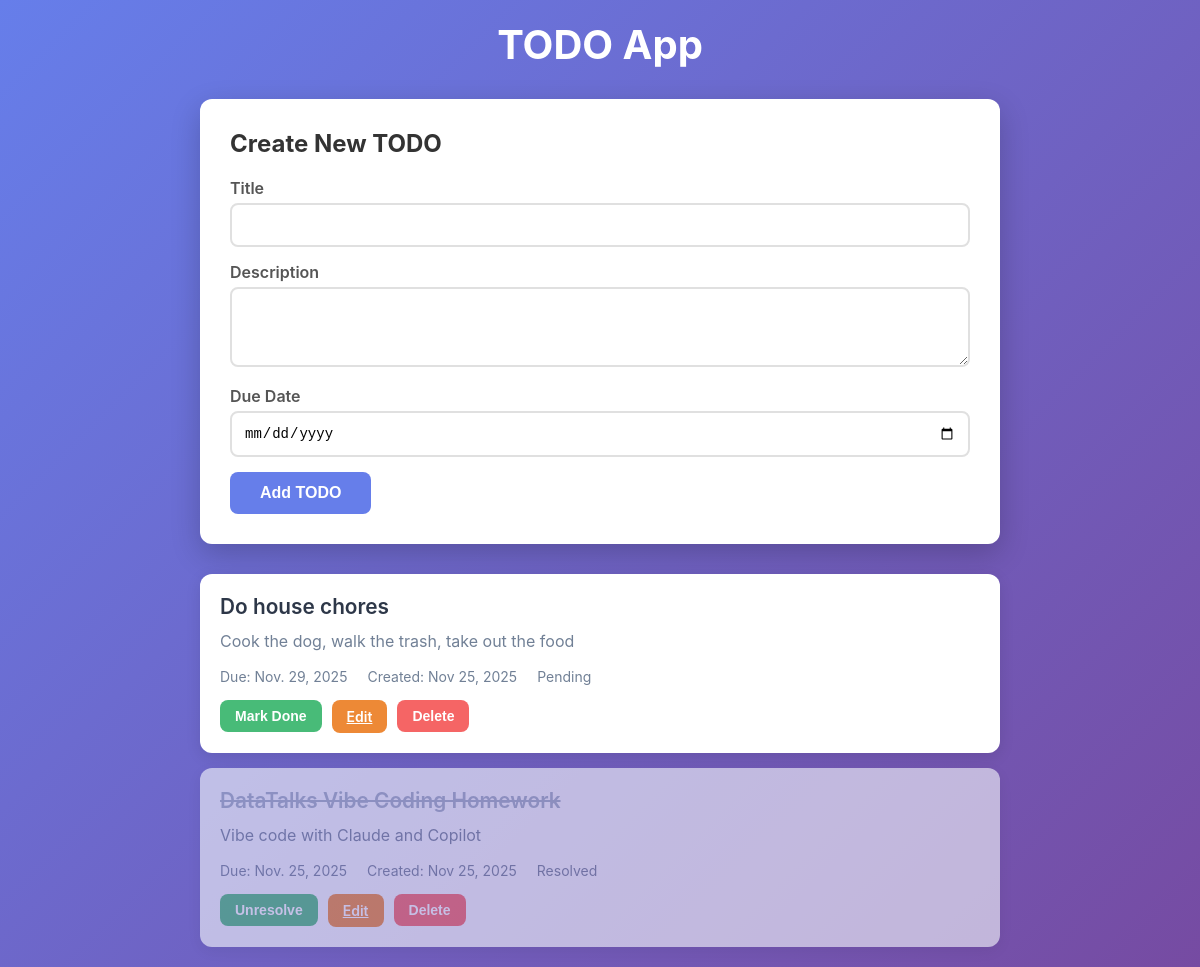
The page / on the database its author committed.
### todoapp/models.py (models this page shows, shortened)
class Todo(models.Model):
    title = models.CharField(max_length=200)
    description = models.TextField(blank=True)
    due_date = models.DateField(null=True, blank=True)
    resolved = models.BooleanField(default=False)
    created_at = models.DateTimeField(auto_now_add=True)
    updated_at = models.DateTimeField(auto_now=True)
    class Meta:
        ordering = ['-created_at']

### todoapp/views.py (the view)
# urls.py: path('', views.home, name='home'),
def home(request):
    todos = Todo.objects.all()
    return render(request, 'home.html', {'todos': todos})

### templates/home.html (shortened to what this page needs)
{% extends 'base.html' %}
{% block content %}
<div class="create-form">
    <h2>Create New TODO</h2>
    <form method="POST" action="{% url 'create_todo' %}">
        <div class="form-group">
            <label for="title">Title</label>
            <input type="text" id="title" name="title" required>
        </div>
        <div class="form-group">
            <label for="description">Description</label>
            <textarea id="description" name="description"></textarea>
        </div>
        <div class="form-group">
            <label for="due_date">Due Date</label>
            <input type="date" id="due_date" name="due_date">
        </div>
        <button type="submit" class="btn btn-primary">Add TODO</button>
    </form>
</div>
<div class="todo-list">
    {% if todos %}
        {% for todo in todos %}
        <div class="todo-item {% if todo.resolved %}resolved{% endif %}">
            <div class="todo-header">
                <h3 class="todo-title">{{ todo.title }}</h3>
            </div>
            {% if todo.description %}
            <p class="todo-description">{{ todo.description }}</p>
            {% endif %}
            <div class="todo-meta">
                {% if todo.due_date %}
                <span>Due: {{ todo.due_date }}</span>
                {% endif %}
                <span>Created: {{ todo.created_at|date:"M d, Y" }}</span>
                <span>{% if todo.resolved %}Resolved{% else %}Pending{% endif %}</span>
            </div>
            <div class="todo-actions">
                <form method="POST" action="{% url 'toggle_resolved' todo.id %}" style="display: inline;">
                    <button type="submit" class="btn btn-small btn-success">
                        {% if todo.resolved %}Unresolve{% else %}Mark Done{% endif %}
                    </button>
                </form>
                <a href="{% url 'edit_todo' todo.id %}" class="btn btn-small btn-warning">Edit</a>
                <form method="POST" action="{% url 'delete_todo' todo.id %}" style="display: inline;"
                      onsubmit="return confirm('Delete this TODO?');">
                    <button type="submit" class="btn btn-small btn-danger">Delete</button>
                </form>
            </div>
        </div>
        {% endfor %}
    {% else %}
        <div class="empty-state">
            <h2>No TODOs yet!</h2>
            <p>Create your first TODO above to get started</p>
        </div>
    {% endif %}
</div>
{% endblock %}

### templates/base.html (shortened to what this page needs)
<!DOCTYPE html>
<html lang="en">
<head>
</head>
<body>
    <div class="container">
        <h1>TODO App</h1>
        {% block content %}{% endblock %}
    </div>
</body>
</html>

### templates/base.html (style rules this page uses)
* { margin: 0; padding: 0; box-sizing: border-box; }
body { font-family: -apple-system, BlinkMacSystemFont, 'Segoe UI', Roboto, Oxygen, Ubuntu, Cantarell, sans-serif; background: linear-gradient(135deg, #667eea 0%, #764ba2 100%); min-height: 100vh; padding: 20px; }
.container { max-width: 800px; margin: 0 auto; }
h1 { color: white; text-align: center; margin-bottom: 30px; font-size: 2.5em; }

### templates/home.html (style rules this page uses)
.create-form { background: white; padding: 30px; border-radius: 12px; box-shadow: 0 10px 30px rgba(0,0,0,0.2); margin-bottom: 30px; }
.create-form h2 { margin-bottom: 20px; color: #333; }
.form-group { margin-bottom: 15px; }
.form-group label { display: block; margin-bottom: 5px; font-weight: 600; color: #555; }
.form-group input, .form-group textarea { width: 100%; padding: 12px; border: 2px solid #e0e0e0; border-radius: 8px; font-size: 14px; transition: border-color 0.3s; }
.form-group textarea { resize: vertical; min-height: 80px; }
.btn { padding: 12px 30px; border: none; border-radius: 8px; font-size: 16px; cursor: pointer; transition: all 0.3s; font-weight: 600; }
.btn-primary { background: #667eea; color: white; }
.btn-small { padding: 8px 15px; font-size: 14px; }
.btn-success { background: #48bb78; color: white; }
.btn-danger { background: #f56565; color: white; }
.btn-warning { background: #ed8936; color: white; }
.todo-list { display: grid; gap: 15px; }
.todo-item { background: white; padding: 20px; border-radius: 12px; box-shadow: 0 4px 15px rgba(0,0,0,0.1); transition: transform 0.3s; }
.todo-item.resolved { opacity: 0.6; background: #f7fafc; }
.todo-header { display: flex; justify-content: space-between; align-items: start; margin-bottom: 10px; }
.todo-title { font-size: 1.3em; font-weight: 600; color: #2d3748; }
.todo-item.resolved .todo-title { text-decoration: line-through; color: #a0aec0; }
.todo-description { color: #718096; margin-bottom: 15px; line-height: 1.5; }
.todo-meta { display: flex; gap: 20px; margin-bottom: 15px; font-size: 14px; color: #718096; }
.todo-actions { display: flex; gap: 10px; flex-wrap: wrap; }

### rows shown on the page
Todo: title "Do house chores", description "Cook the dog, walk the trash, take out the food", due_date "Nov. 29, 2025", created_at "Nov 25, 2025", resolved "Pending"
Todo: title "DataTalks Vibe Coding Homework", description "Vibe code with Claude and Copilot", due_date "Nov. 25, 2025", created_at "Nov 25, 2025", resolved "Resolved"
